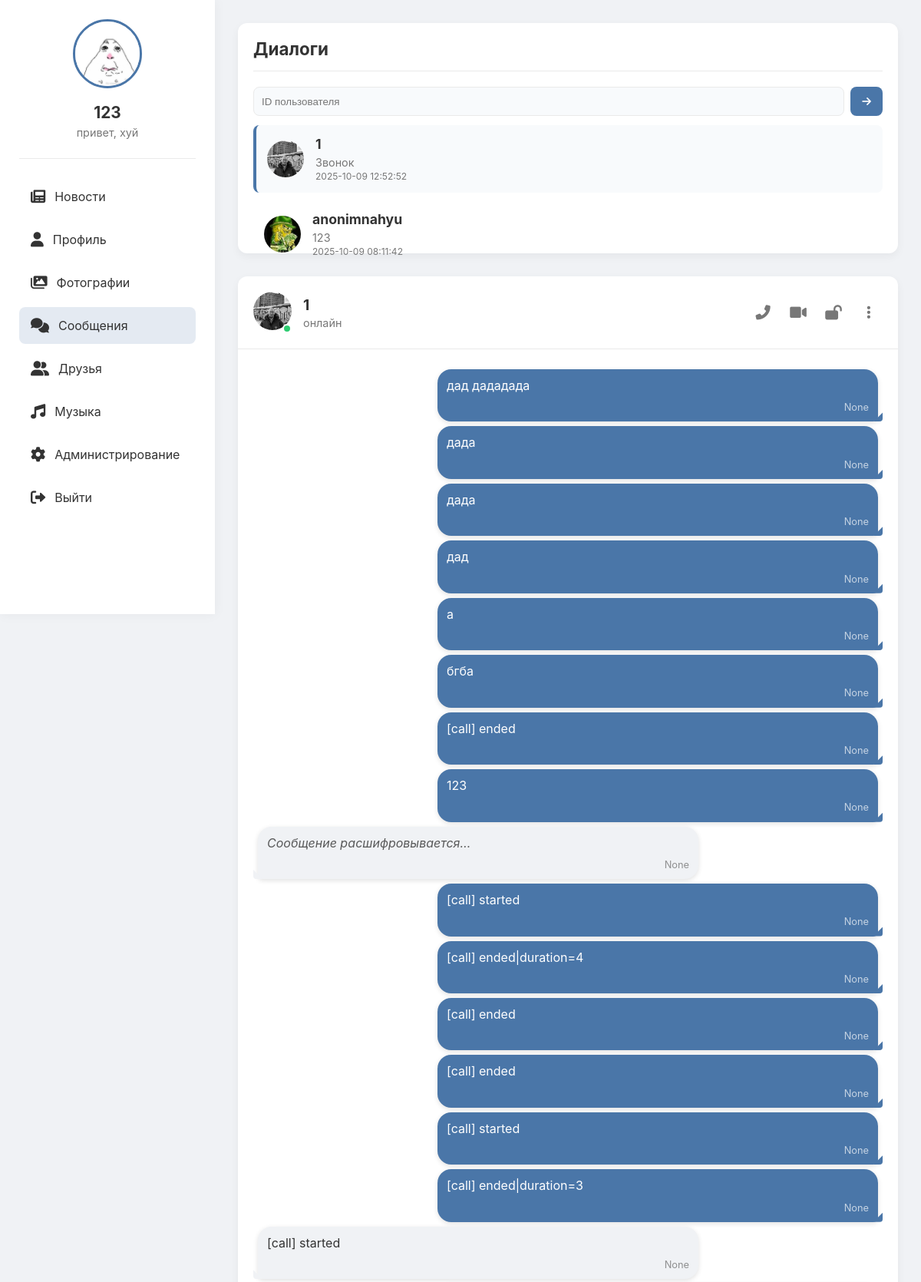
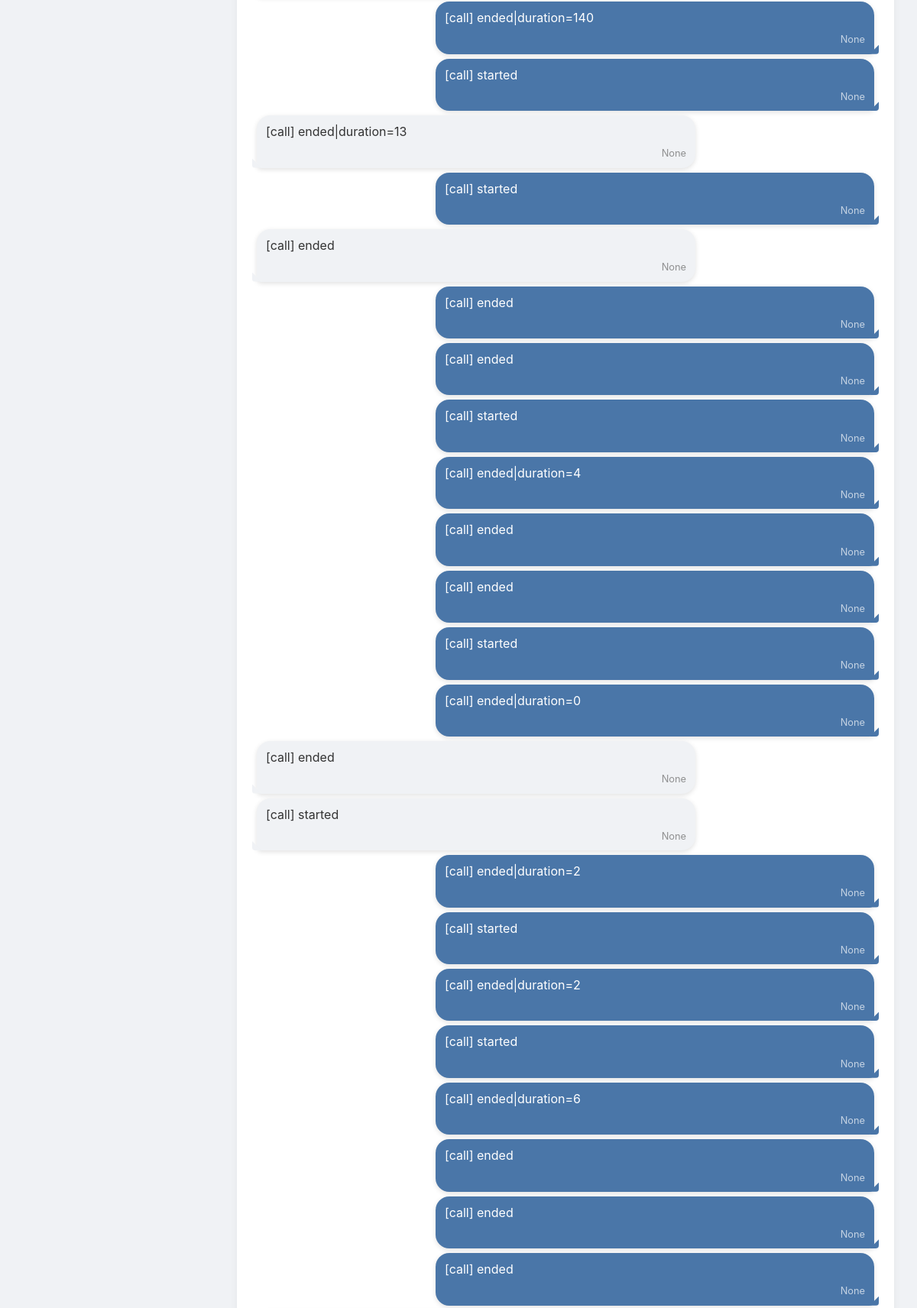
Screenshot of /messages/9 (signed in, upper part) with the database file from the repository (2 pictures, top to bottom).
### tables this page shows
CREATE TABLE users (
                id INTEGER PRIMARY KEY AUTOINCREMENT,
                username TEXT UNIQUE NOT NULL,
                password TEXT NOT NULL,
                email TEXT,
                bio TEXT,
                avatar TEXT, role TEXT DEFAULT 'user' CHECK(role IN ('admin', 'moderator', 'user')), is_online BOOLEAN DEFAULT FALSE, last_seen DATETIME, banner TEXT, is_blocked BOOLEAN DEFAULT 0, block_reason TEXT);

CREATE TABLE messages (
                id INTEGER PRIMARY KEY AUTOINCREMENT,
                sender_id INTEGER NOT NULL,
                receiver_id INTEGER NOT NULL,
                content TEXT NOT NULL,
                file_path TEXT,
                timestamp DATETIME DEFAULT CURRENT_TIMESTAMP,
                FOREIGN KEY(sender_id) REFERENCES users(id),
                FOREIGN KEY(receiver_id) REFERENCES users(id));

### routes/messages.py (the view, shortened to what this page needs)
@bp.route('/messages')
@bp.route('/messages/<int:friend_id>')
def messages(friend_id=None):
    if 'user_id' not in session:
        return redirect(url_for('auth.index'))
    user_id = session['user_id']
    conn = get_db()
    c = conn.cursor()
    c.execute("SELECT * FROM users WHERE id = ?", (user_id,))
    user = c.fetchone()
    c.execute('''SELECT users.id, users.username, users.avatar, users.is_online, users.last_seen
                FROM friends
                JOIN users ON friends.friend_id = users.id
                WHERE friends.user_id = ? AND friends.status = 'accepted'
                UNION
                SELECT users.id, users.username, users.avatar, users.is_online, users.last_seen
                FROM friends
                JOIN users ON friends.user_id = users.id
                WHERE friends.friend_id = ? AND friends.status = 'accepted'
                ORDER BY username''', (user_id, user_id))
    friends = c.fetchall()
    last_map = {}
    try:
        c.execute('''SELECT sender_id, receiver_id, content, file_path, timestamp
                     FROM messages
                     WHERE sender_id = ? OR receiver_id = ?
                     ORDER BY timestamp DESC''', (user_id, user_id))
        rows = c.fetchall()
        def make_preview(content, file_path):
            if file_path:
                import os as _os
                name = _os.path.basename(file_path)
                ext = (name.rsplit('.', 1)[-1] or '').lower()
                if ext in ('jpg','jpeg','png','gif','webp','bmp'):
                    return 'Фото'
            if not content:
                return 'Сообщение'
            if isinstance(content, bytes):
                content = content.decode('utf-8', 'ignore')
            text = str(content)
            if text.startswith('[call]'):
                return 'Звонок'
            if text.startswith('enc:'):
                return 'Сообщение'
            if len(text) > 42:
                text = text[:39] + '…'
            return text
        for r in rows:
            sid, rid, cont, fpath, ts = r
            fid = rid if sid == user_id else sid
            if fid in last_map:
                continue
            epoch = None
            try:
                from datetime import datetime as _dt
                try:
                    epoch = int(_dt.strptime(ts.split('.')[0], '%Y-%m-%d %H:%M:%S').timestamp())
                except Exception:
                    epoch = int(_dt.fromisoformat(ts).timestamp())
            except Exception:
                epoch = 0
            last_map[fid] = {'preview': make_preview(cont, fpath), 'time': ts, 'epoch': epoch}
    except Exception:
        last_map = {}
    messages = []
    active_friend = None
    if friend_id:
        c.execute("SELECT * FROM users WHERE id = ?", (friend_id,))
        active_friend = c.fetchone()
        c.execute('''SELECT messages.*, users.username, users.avatar
                    FROM messages
                    JOIN users ON messages.sender_id = users.id
                    WHERE (sender_id = ? AND receiver_id = ?)
                    OR (sender_id = ? AND receiver_id = ?)
                    ORDER BY timestamp''',
                 (user_id, friend_id, friend_id, user_id))
        messages = c.fetchall()
    conn.close()
    return render_template('messages.html',
                         user=user,
                         friends=friends,
                         last_map=last_map,
                         messages=messages,
                         friend_id=friend_id,
                         active_friend=active_friend,
                         active_page='messages')

### app.py (called while the page is built)
def _gen_csrf_token():
    import secrets
    token = session.get('_csrf_token')
    if not token:
        token = secrets.token_urlsafe(32)
        session['_csrf_token'] = token
    return token

@app.context_processor
def inject_csrf():
    return {'csrf_token': _gen_csrf_token()}

@app.before_request
def csrf_protect():
    if request.method in ('POST','PUT','PATCH','DELETE'):
        if request.path.startswith('/socket.io') or request.path.startswith('/static'):
            return None
        if request.endpoint in {'auth.index'}:
            if not session.get('_csrf_token'):
                return None
        token = None
        token = request.headers.get('X-CSRFToken') or request.headers.get('X-CSRF-Token')
        if not token:
            token = request.form.get('csrf_token') or request.args.get('csrf_token')
        if not token and request.is_json:
            try:
                token = (request.get_json(silent=True) or {}).get('csrf_token')
            except Exception:
                token = None
        if not token or token != session.get('_csrf_token'):
            return ('CSRF token missing or invalid', 400)

@app.before_request
def enforce_account_block():
    try:
        if request.path.startswith('/static') or request.path.startswith('/socket.io'):
            return None
        if request.endpoint in {'auth.blocked', 'auth.index', 'static.static_files'}:
            return None
        if 'user_id' not in session:
            return None
        from models import get_db
        conn = get_db()
        c = conn.cursor()
        c.execute('SELECT is_blocked, block_reason FROM users WHERE id = ?', (session['user_id'],))
        row = c.fetchone()
        conn.close()
        if row and row['is_blocked']:
            reason = row['block_reason'] or 'Профиль заблокирован администратором'
            return render_template('blocked.html', reason=reason)
    except Exception:
        return None

### models.py (called while the page is built)
def get_db():
    conn = sqlite3.connect('social_network.db')
    conn.row_factory = sqlite3.Row
    return conn

### templates/messages.html (shortened to what this page needs)
<!DOCTYPE html>
<html lang="ru">
<head>
    <link href="https://cdnjs.cloudflare.com/ajax/libs/font-awesome/6.0.0/css/all.min.css" rel="stylesheet">
</head>
<body>
    <div class="app-container">
        <div class="sidebar">
            <div class="profile-card">
                <img src="{% if user[5] %}{{ url_for('static', filename='uploads/' + user[5]) }}{% else %}{{ url_for('static', filename='uploads/default_avatar.png') }}{% endif %}"
                     alt="Avatar"
                     onerror="this.onerror=null; this.src='{{ url_for('static', filename='uploads/default_avatar.png') }}'">
                <h3>{{ user[1] }}</h3>
                <p>{{ user[4] or 'Статус не указан' }}</p>
            </div>
            <div class="nav">
                <a href="{{ url_for('feed.feed') }}">
                    <i class="fas fa-newspaper"></i> Новости
                </a>
                <a href="{{ url_for('profile.profile') }}">
                    <i class="fas fa-user"></i> Профиль
                </a>
                <a href="{{ url_for('gallery.gallery') }}">
                    <i class="fas fa-images"></i> Фотографии
                </a>
                <a href="{{ url_for('messages.messages') }}" {% if active_page == 'messages' %}class="active"{% endif %}>
                    <i class="fas fa-comments"></i> Сообщения
                </a>
                <a href="{{ url_for('friends.friends') }}" {% if active_page == 'friends' %}class="active"{% endif %}>
                    <i class="fas fa-user-friends"></i> Друзья
                </a>
                <a href="{{ url_for('music.music_index') }}" {% if active_page == 'music' %}class="active"{% endif %}>
                    <i class="fas fa-music"></i> Музыка
                </a>
                {% if user[6] == 'admin' %}
                <a href="{{ url_for('admin.admin') }}" {% if active_page == 'admin' %}class="active"{% endif %}>
                    <i class="fas fa-cog"></i> Администрирование
                </a>
                {% endif %}
                <a href="{{ url_for('static.logout') }}">
                    <i class="fas fa-sign-out-alt"></i> Выйти
                </a>
            </div>
        </div>
        <div class="content">
            <div class="friends-list">
                <h2>Диалоги</h2>
                <div style="display:flex; gap:8px; margin-bottom:12px;">
                    <input id="start-chat-id" type="number" placeholder="ID пользователя" style="flex:1; padding:8px 10px; border:1px solid var(--border-color); border-radius:8px; background: var(--info-bg); color: var(--text-primary);">
                    <button id="start-chat-btn" title="Написать" style="width:42px;height:38px;border-radius:8px;border:none;background:var(--active-color);color:#fff;cursor:pointer"><i class="fas fa-arrow-right"></i></button>
                </div>
                {% for friend in friends %}
                {% set lm = last_map.get(friend[0]) if last_map else None %}
                {% set preview = (lm.preview if lm else 'Последнее сообщение...') %}
                <div class="friend-item {% if friend_id == friend[0] %}active{% endif %}" onclick="location.href='{{ url_for('messages.messages', friend_id=friend[0]) }}'">
                    <img src="{% if friend[2] %}{{ url_for('static', filename='uploads/' + friend[2]) }}{% else %}{{ url_for('static', filename='uploads/default_avatar.png') }}{% endif %}"
                         alt="Avatar"
                         onerror="this.onerror=null; this.src='{{ url_for('static', filename='uploads/default_avatar.png') }}'">
                    <div class="friend-info">
                        <h3>{{ friend[1] }}</h3>
                        <p>{{ preview }}</p>
                        {% if lm and lm.epoch %}
                        <div style="font-size:12px;color:var(--text-secondary);margin-top:2px;">{{ lm.time }}</div>
                        {% endif %}
                    </div>
                </div>
                {% endfor %}
            </div>
            <div class="chat-container">
                {% if friend_id %}
                <div class="chat-header">
                    <div class="chat-avatar">
                        <img src="{% if active_friend[5] %}{{ url_for('static', filename='uploads/' + active_friend[5]) }}{% else %}{{ url_for('static', filename='uploads/default_avatar.png') }}{% endif %}"
                             alt="Аватар {{ active_friend[1] }}"
                             onerror="this.onerror=null; this.src='{{ url_for('static', filename='uploads/default_avatar.png') }}'">
                        <div class="chat-status {% if active_friend[6] %}chat-status-online{% endif %}"></div>
                    </div>
                    <div class="chat-info">
                        <h3>{{ active_friend[1] }}</h3>
                        <p id="peer-status-text">
                            {% if active_friend[6] %}
                                онлайн
                            {% else %}
                                был(а) {{ active_friend[7].strftime('%H:%M') if active_friend[7] else 'недавно' }}
                            {% endif %}
                        </p>
                    </div>
                    <div class="chat-actions">
                        <button id="audio-call-btn" title="Аудиозвонок"><i class="fas fa-phone-alt"></i></button>
                        <button id="video-call-btn" title="Видеозвонок"><i class="fas fa-video"></i></button>
                        <button id="encrypt-btn" title="Шифрование" style="display:inline-flex;"><i class="fas fa-lock-open"></i></button>
                        <button title="Дополнительно"><i class="fas fa-ellipsis-v"></i></button>
                    </div>
                </div>
                <div class="chat-messages" id="chat-messages">
                    {% for msg in messages %}
                    <div class="message {% if msg[1] == session['user_id'] %}sent{% else %}received{% endif %}">
                        {% if msg[3] and msg[3][:4] == 'enc:' %}
                        <div class="message-text cipher">Сообщение расшифровывается…</div>
                        {% else %}
                        <div class="message-text">{{ msg[3] }}</div>
                        {% endif %}
                        <div class="message-time">{{ msg[4] }}</div>
                    </div>
                    {% endfor %}
                </div>
                {% else %}
                <div class="empty-chat">
                    <i class="fas fa-comments"></i>
                    <h3>Выберите диалог</h3>
                    <p>Начните общение с вашими друзьями</p>
                </div>
                {% endif %}
            </div>
        </div>
    </div>
</body>
</html>

### static/css/hud.css (style rules this page uses)
.sidebar { width:280px; position:fixed; left:0; top:0; height:100vh; padding:25px; background: var(--sidebar-bg, var(--bg-secondary, #ffffff)); color: var(--text-color, var(--text-primary, #333)); box-shadow: 0 0 15px var(--shadow-color, rgba(0,0,0,0.05)); z-index:100; }
.content { margin-left:280px; }
.profile-card { text-align:center; padding-bottom:25px; border-bottom:1px solid var(--border-color, #eaeaea); margin-bottom:25px; }
.profile-card img { width:90px; height:90px; border-radius:50%; object-fit:cover; border:3px solid var(--primary-color, #4a76a8); }
.profile-card h3 { margin:15px 0 5px; font-size:1.3rem; }
.profile-card p { color: var(--secondary-text, var(--text-secondary, #777)); font-size:0.9rem; }
.nav { margin-top:15px; }
.nav a { display:flex; align-items:center; padding:14px 15px; text-decoration:none; border-radius:8px; margin-bottom:8px; color: var(--text-color, var(--text-primary, #333)); transition: all .2s; }
.nav a.active { background: var(--nav-active-bg, rgba(74,118,168,.15)); color: var(--text-color, var(--text-primary,#333)); }
.sidebar .nav a.active { background: var(--nav-active-bg, rgba(74,118,168,.15)); color: var(--text-color, var(--text-primary,#333)); }
.nav a i { margin-right:12px; font-size:1.2rem; }

### rows the page displays
users: avatar (picture), username "123", bio "привет, хуй"
users: avatar (picture), username "1", preview "Звонок"
messages: time "2025-10-09 12:52:52"
users: avatar (picture), username "anonimnahyu"
messages: content "123", time "2025-10-09 08:11:42"
messages: content "дад дададада", msg "None"
messages: content "дада", msg "None"
messages: content "дада", msg "None"
messages: content "дад", msg "None"
messages: content "а", msg "None"
messages: content "бгба", msg "None"
messages: content "[call] ended", msg "None"
messages: content "123", msg "None"
messages: shows "Сообщение расшифровывается…", msg "None"
messages: content "[call] started", msg "None"
messages: content "[call] ended|duration=4", msg "None"
messages: content "[call] ended", msg "None"
messages: content "[call] ended", msg "None"
messages: content "[call] started", msg "None"
messages: content "[call] ended|duration=3", msg "None"
messages: content "[call] started", msg "None"
messages: content "[call] ended|duration=140", msg "None"
messages: content "[call] started", msg "None"
messages: content "[call] ended|duration=13", msg "None"
messages: content "[call] started", msg "None"
messages: content "[call] ended", msg "None"
messages: content "[call] ended", msg "None"
messages: content "[call] ended", msg "None"
messages: content "[call] started", msg "None"
messages: content "[call] ended|duration=4", msg "None"
messages: content "[call] ended", msg "None"
messages: content "[call] ended", msg "None"
messages: content "[call] started", msg "None"
messages: content "[call] ended|duration=0", msg "None"
messages: content "[call] ended", msg "None"
messages: content "[call] started", msg "None"
messages: content "[call] ended|duration=2", msg "None"
messages: content "[call] started", msg "None"
messages: content "[call] ended|duration=2", msg "None"
messages: content "[call] started", msg "None"
messages: content "[call] ended|duration=6", msg "None"
messages: content "[call] ended", msg "None"
messages: content "[call] ended", msg "None"
messages: content "[call] ended", msg "None"
